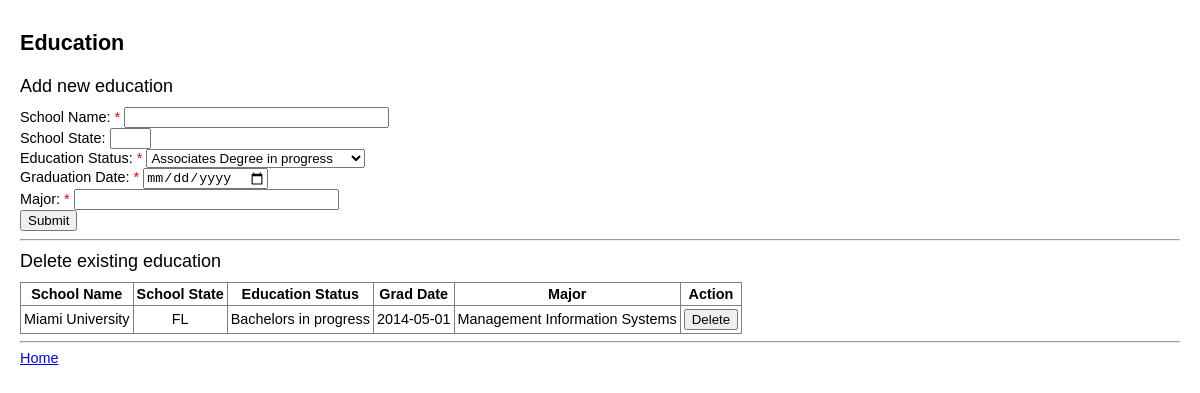
The app's page /web/education.php (signed in) with its own data.
### tables this page shows
create table education
(
edu_id int not null auto_increment,
applicant_email varchar(255) not null,
school_name varchar(255) not null,
school_state varchar(255),
edu_status varchar(255) not null,
grad_date date not null,
major varchar(255) not null,
primary key (edu_id),
foreign key (applicant_email) references applicants(applicant_email)
);

### web/education.php (the view, shortened to what this page needs)
<?php
include 'resources/db_connect.php';
?>
<!doctype html>
<html>
<link rel="stylesheet" type="text/css" href="resources/style.css">
</head>
<body>
<div id='page_title'>
Education
</div>
<div id='content'>
<div class='section_head'>Add new education</div>
<form method='post' name='new_edu_form' action='<?php echo htmlspecialchars($_SERVER["PHP_SELF"]);?>' onsubmit="return validateNewEdu()">
School Name: <span class='red'>*</span> <input type='text' id='school_name' name='school_name' size='30' required><br>
School State: <input type='text' id='school_state' name='school_state' size='2' maxlength='2' onchange="this.value=this.value.toUpperCase()"><br>
Education Status: <span class='red'>*</span> <select id='edu_status' name='edu_status'>
  <option value='Associates in progress'>Associates Degree in progress</option>
</select><br>
Graduation Date: <span class='red'>*</span> <input type='date' id='grad_date' name='grad_date' required><br>
Major: <span class='red'>*</span> <input type='text' id='major' name='major' size='30' required><br>
<input type='submit' id='submit'><br>
</form>
<?php
$sql = "select * from education where applicant_email = '".$_SESSION['email']."'";
$result = mysqli_query($con,$sql);
if ( $result->num_rows != 0 ) {
  echo "<hr><div class='section_head'>Delete existing education</div>";
  echo "<table border='1' cellpadding='3'><th>School Name</th><th>School State</th><th>Education Status</th><th>Grad Date</th><th>Major</th><th>Action</th>";
  while($row = mysqli_fetch_array($result)) {
    $school_name = $row['school_name'];
    $school_state = $row['school_state'];
    $edu_status = $row['edu_status'];
    $grad_date = $row['grad_date'];
    $major = $row['major'];
    echo "<tr><form method='post' action='" . htmlspecialchars($_SERVER["PHP_SELF"]) . "' onsubmit='return confirm(".'"Are you sure you want to delete your education at '.$school_name.'?"'.")'>";
    echo "<td>$school_name</td>";
    echo "<td>$school_state</td>";
    echo "<td>$edu_status</td>";
    echo "<td>$grad_date</td>";
    echo "<td>$major</td>";
    echo "<td><input type='submit' value='Delete'></td>";
    echo "</form></tr>";
  }
  echo "</table>";
}
?>
<hr>
<a href='home.php'>Home</a><br>
</div>
</body>
</html>

### web/resources/style.css (style rules this page uses)
body { width: auto; margin: 0 auto; font-family: arial; font-size: .9em; padding-left: 20px; padding-right: 20px; }
#page_title { font-size: 150%; font-weight: bold; margin-top: 30px; margin-bottom: 20px; }
.section_head { margin-top: 10px; margin-bottom: 10px; font-size: 125%; }
#content { margin-top: 10px; }
.red { color: red; }
table { border-collapse:collapse; text-align:center; }

### records on screen
education: school_name "Miami University", school_state "FL", edu_status "Bachelors in progress", grad_date "2014-05-01", major "Management Information Systems"
